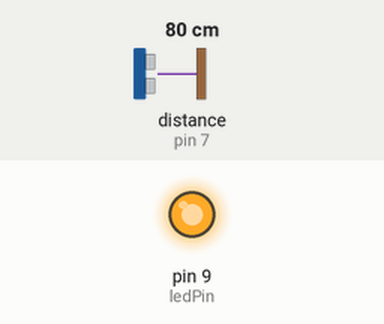
Recording of a sketch running on a simulated Arduino Uno, built with avr-gcc and run on an emulated ATmega328P. Parts: output pins drawn as LEDs (lit = HIGH). Wiring (inferred from the names in the program): ultrasonic range finder: trigger pin 7; echo pin 7. The inputs (shaded band) are chosen by the test bench; at power-on: distance to the obstacle (sensor on pin 7) 80 cm. The echo pulse lasts 58.3 µs per cm; what the sketch prints to the serial monitor is not drawn.

Above: at 1.2 s.
1.3 s: distance to the obstacle (sensor on pin 7) set to 2 cm
4.3 s: distance to the obstacle (sensor on pin 7) set to 9 cm
Timing chart, 0 to 7.3 s (numbered marks = the images above; inputs shaded):
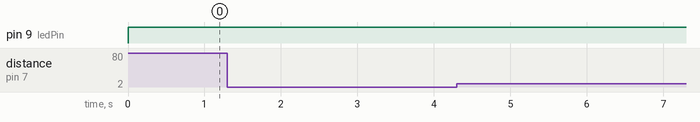

The sketch:

experiencia3_con_cambios_y_comentarios.ino
```cpp
/*

Lab 15125

###################
#   Descripcion   #
###################


  Sensor Ping))) - Fade Led

   Este sketch lee el dato obtenido por el sensor ultrasonico PING))) y enciende un led
   de forma gradual (fade).

   los valores aparecen en el monitor serie para poder calibrar.

    El circuito:
     * +V conectado a sensor PING))) en +5V
     * GND conectado a sensor PING))) en GND (ground)
     * SIG conectado a sensor PING))) en pin digital 7
     * LED conectado a pin 9 (PWM)

 */


// VARIABLES GLOBALES INICIALIZADAS
 const int pingPin = 7;  // se define pingPin como el pin 7 del arduino, que luego sera utilizado como pin de comunicacion con el sensor
 const int ledPin = 9;   // se define ledPin como el pin 9 del arduino, que luego sera utilizado como pin de coneccion un led
// VARIABLES GLOBALES NO INICIALIZADAS
 int  fadeValue, fadeValue2 ;

void setup()

  {
      // se inicializa comunicacion serial:
         Serial.begin(9600);   // velocidad de comunicacion del arduino con el computador
   }

void loop()
 {

// Obtiene distancia
  /*
   establece variables para duracion del ping
   y el resultado de la distancia en centimetros
  */
   long duration, inches, cm, cm2; // se establece la funciones "duration, inches, cm, cm2" como numeros enteros

   /*
   El triggered PING))) es un pulso HIGH de 2 microsegundos.
   un pulso LOW posteriormente para asegurarse que limpia el pulso HIGH
   */
     pinMode(pingPin, OUTPUT);   //se define el pingPin como salida ya que el sensor emite un pulso para poder realizar la medicion
     digitalWrite(pingPin, LOW);
     delayMicroseconds(2);
     digitalWrite(pingPin, HIGH);   //aqui la emicion de dicho pulso
     delayMicroseconds(5);
     digitalWrite(pingPin, LOW);   //se limpia el pulso asegurando que se apague

  /*
   El mismo pin es usado para leer la señal de PING))) del pulso HIGH
   pulso cuya duración es el tiempo (en microsegundos) desde el envío
   del ping hasta la recepción de su eco desde un objeto.
  */
    pinMode(pingPin, INPUT);   //aqui se define el pingPin como entrada ya que el sensor recibe el eco del primer pulso y envia lo que demoró en viajar el sonido de ida y de vuelta hasta el sensor
    duration = pulseIn(pingPin, HIGH); // esta funcion define el tiempo en que demoro el sonido en hacer el recorrido

  /*
  convierte el tiempo a distancia con la funcion microsecondsToInches y microsecondsToCentimeters
  */
     inches = microsecondsToInches(duration);   //aqui se define inches como la distancia del objeto al sensor en pulgadas
     cm = microsecondsToCentimeters(duration);   //aqui se define cm como la distancia del objeto al sensor en centimetros
// Fin Obtiene distancia//


// Fade (o fading) Led

  if (cm<336)   // solo si la distancia es menor  336 centimetro del objeto al censor correrá esta parte del programa
                // esto sirve para que el led solo encienda si el sensor capta algo en su rango de operacion

 {

  cm2 = cm - 336  ;   // con esta forma de definir cm2 el brillo de led decae en la medida que un objeto se acerca al sensor (dentro del rango)

  fadeValue2 = map(cm2 , 3, 336, 0, 255);   //  valor a definir = map(valor que recibo, de Mínimo, de Máximo, a Mínimo, a Máximo)

  analogWrite(ledPin, fadeValue2);   // Escribe el valor de fadeValue2 en el pin del led, para asi variar su intensidad
 }

 else   //para cualquier otro caso diferente de cm<336 comienza a correr esta parte del codigo
 {
  analogWrite(ledPin, 0);   //ya que no hay objeto en el rango del sensor se apaga el led
 }
// Fin programa principal


// Muestra los valores a traves del monitor serie
    Serial.print(inches);
    Serial.print("in, ");   //Muestra la distancia del objeto al sensor en pulgadas por el monitor
    Serial.print(cm);
    Serial.print("cm");   //Muestra la distancia del objeto al sensor en centimetros por el monitor
    Serial.println();
    Serial.print("Centi 2  :");
    Serial.print(  fadeValue2 );   //muestra el valor de salida del pin conectado al led

   Serial.println();


  delay(50);   // Este delay condiciona cada cuento corre el programa, debe ser pequeño para un sense mas rapido en la distacia del objeto al sensor
 }
//Fin de loop


// Funciones
long microsecondsToInches(long microseconds)
 {
   /*
   Según la hoja de datos de Parallax para el PING))),
   hay 73,746 microsegundos por pulgada o 29,034 microsegundos por centimetro
   (es decir, el sonido viaja a 1130 pies (o 34442.4cm) por segundo).
   Este da la distancia recorrida por el ping, ida y vuelta,
   por lo que dividimos por 2 para obtener la distancia del obstáculo.
   ver:
   https://www.parallax.com/sites/default/files/downloads/28015-PING-Sensor-Product-Guide-v2.0.pdf
        [En el PDF: TO_IN = 73_746' Inches ; TO_CM = 29_034' Centimeters ]
   */
   return microseconds / 74 / 2;   //el tiempo es dividio en dos ya que es el tiempo en que el sonido recorrio la distancia de ida y vuelta desde el sensor hacia el objeto
 }

long microsecondsToCentimeters(long microseconds)
 {
  /*
  La velocidad del sonido es de 340 m / s o 29 microsegundos por centímetro.
  El ping viaja hacia afuera y hacia atrás, por lo que para encontrar
  la distancia del objeto tomamos la mitad de la distancia recorrida.
  */
   return microseconds / 29 / 2;   //el tiempo es dividio en dos ya que es el tiempo en que el sonido recorrio la distancia de ida y vuelta desde el sensor hacia el objeto
 }

// Fin Funciones

/*
#######################
#   Fin de programa   #
#######################
*/
```

Measured:
- after the input at 1.3 s, every drawn part: stays the same
- after the input at 4.3 s, every drawn part: stays the same
